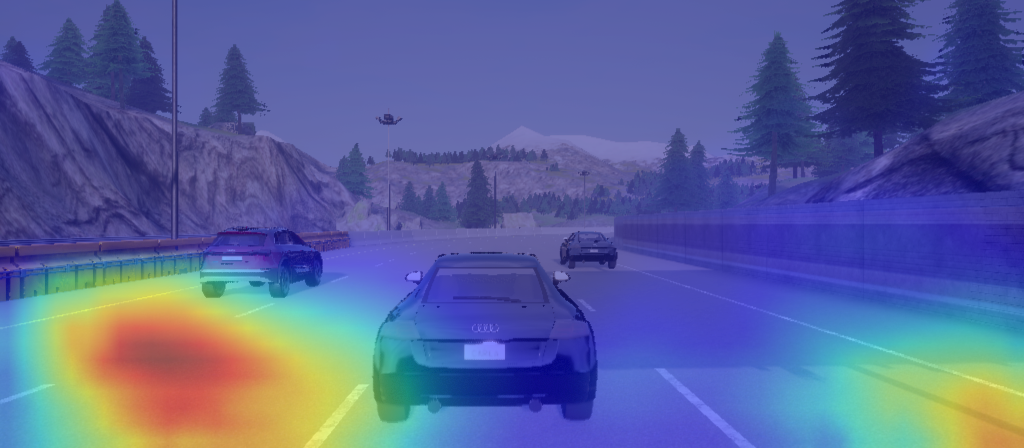
#> input picture heatMap_Images/000002.png, 1024 x 448 px; its folder holds only this picture in this run
$ python pre_Processing.py
#> lines starting #> are read from the running program, lines starting #| are printed output that depends on the picture; long printed decimals are rounded
import os
import numpy as np
import matplotlib.pyplot as plt
from PIL import Image

# I will use this file to preprocessing all the heatmap images into python.

heatmap_directory = "heatMap_Images"

heatmap_images = []

red_means = []

green_means = []

blue_means = []

for filename in os.listdir(heatmap_directory):
    if filename.endswith(".png"):

        image_path = os.path.join(heatmap_directory, filename)
        heatmap_image = Image.open(image_path)
#> heatmap_image is the input picture: PIL image 1024x448 RGB; mean R, G, B 89.4, 99.8, 153.1

        heatmap_array = np.array(heatmap_image)

        # Each pixel value is in the form of intensities in an RGB channel.
        # That is each pixel value is in the form of [82 88, 202] for example - Red, Green, Blue values
        # All these values for every pixel in the image is stored in the heatmap_array variable.

        heatmap_array = heatmap_array / 255.0

        # Normalised Pixel values

        heatmap_images.append(heatmap_array)

heatmap_images = np.array(heatmap_images)

print("Number of heatmap images:", len(heatmap_images))
#| Number of heatmap images: 1

# .shape is a property of NumPy that returns the shape of the array
# For a 2D image, the shape tuple consists of two values: the height and
#the width. In the case of a color image, the third dimension is the number
# of color channels (3 for RGB).abs

# Each image is stored as a NumPy array in the "heat_images" list.


# For each of the heatmap images in the "heatmap_images" array, extract the RGB channles and
# compute the mean values of each of the RGB channels.

for heatmap_array in heatmap_images:

    # Extracting the RGB channels
    red_channel = heatmap_array[:,:,0].flatten()
    green_channel = heatmap_array[:,:,1].flatten()
    blue_channel = heatmap_array[:,:,2].flatten()

    red_mean = np.mean(red_channel)
    green_mean = np.mean(green_channel)
    blue_mean = np.mean(blue_channel)

    red_means.append(red_mean)
    green_means.append(green_mean)
    blue_means.append(blue_mean)
#> this loop made 1 pass
#> (red_mean, green_mean, blue_mean) on pass 1: (0.351, 0.391, 0.601)
#> after the loop, blue_means = [0.601]; green_means = [0.391]; red_means = [0.351]

print(red_means)
#| [0.3506]

#Data
channels = ['Red', 'Green', 'Blue']
means = [red_means, green_means, blue_means]
#> means = [[0.351], [0.391], [0.601]]


# Plot
fig, axs = plt.subplots(3, 1, figsize=(10, 18))

for i, (channel, mean) in enumerate(zip(channels, means)):

    channel_mean = np.mean(mean)
    channel_std = np.std(mean)
    print(channel_std)
    axs[i].hist(mean, bins=20, color=channel.lower(), alpha=0.7)
    axs[i].axvline(x = channel_mean, color = 'black', linestyle = '--', label = f'{channel} Mean: {channel_mean:.2f} ± {channel_std:.4f}')
    axs[i].set_xlabel('Mean Values')
    axs[i].set_ylabel('Frequency')
    axs[i].set_title(f'Distribution of Mean Values for {channel} Channel Intensity')
    axs[i].legend()
#> this loop made 3 passes
#> (channel, mean, channel_mean) on passes 1 to 3: ('Red', [0.351], 0.351), ('Green', [0.391], 0.391), ('Blue', [0.601], 0.601)
#| 0.0
#| 0.0
#| 0.0

# Adjust layout
plt.tight_layout()

# Show plot
plt.show()
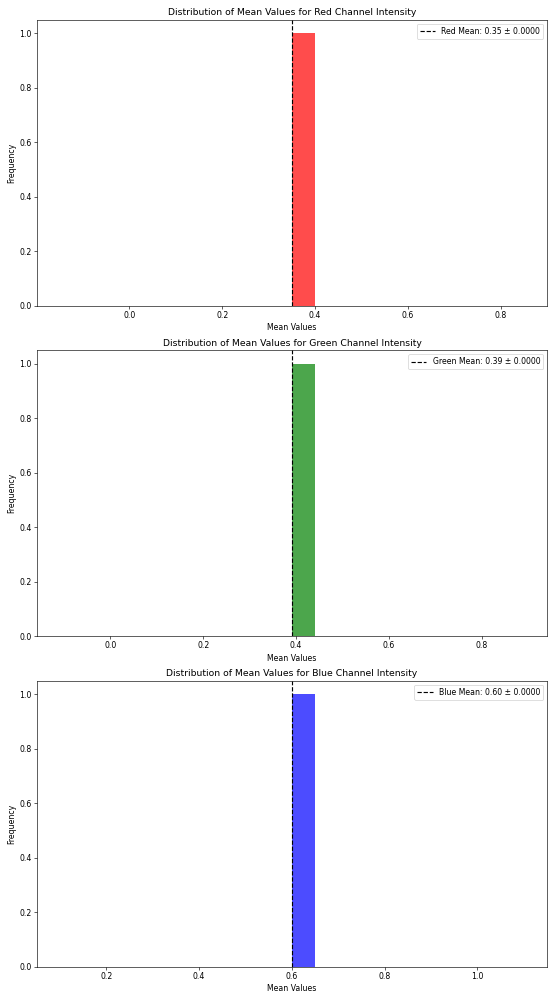
#> figure drawn by matplotlib, 3 panels; panel 1: tallest bar 1 high, from x = 0.351 to 0.401; panel 2: tallest bar 1 high, from x = 0.391 to 0.441; panel 3: tallest bar 1 high, from x = 0.601 to 0.651

# This code will create three seperate histograms for the mean values
# of the red, green, and the blue channels.

$ run again, on heatMap_Images/000011.png
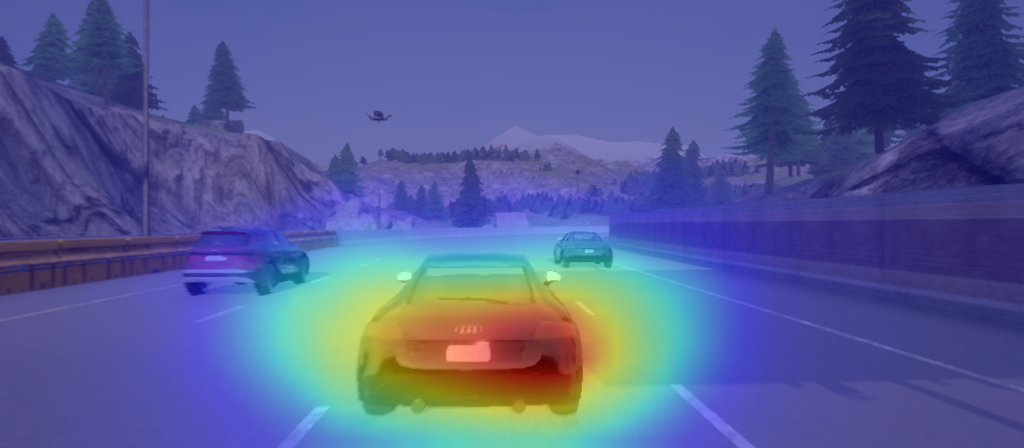
#> input picture heatMap_Images/000011.png, 1024 x 448 px
#> heatmap_image is the input picture: PIL image 1024x448 RGB; mean R, G, B 85.8, 94.9, 148.8
#| Number of heatmap images: 1
#> the loop `for heatmap_array in heatmap_images:` made 1 pass
#> (red_mean, green_mean, blue_mean) on pass 1: (0.336, 0.372, 0.584)
#> after the loop `for heatmap_array in heatmap_images:`: blue_means = [0.584]; green_means = [0.372]; red_means = [0.336]
#| [0.3365]
#> means = [[0.336], [0.372], [0.584]]
#> the loop `for i, (channel, mean) in enumerate(zip(channels, means)): ` made 3 passes
#> (channel, mean, channel_mean) on passes 1 to 3: ('Red', [0.336], 0.336), ('Green', [0.372], 0.372), ('Blue', [0.584], 0.584)
#> (printed output is left out)
#> `plt.show()`:
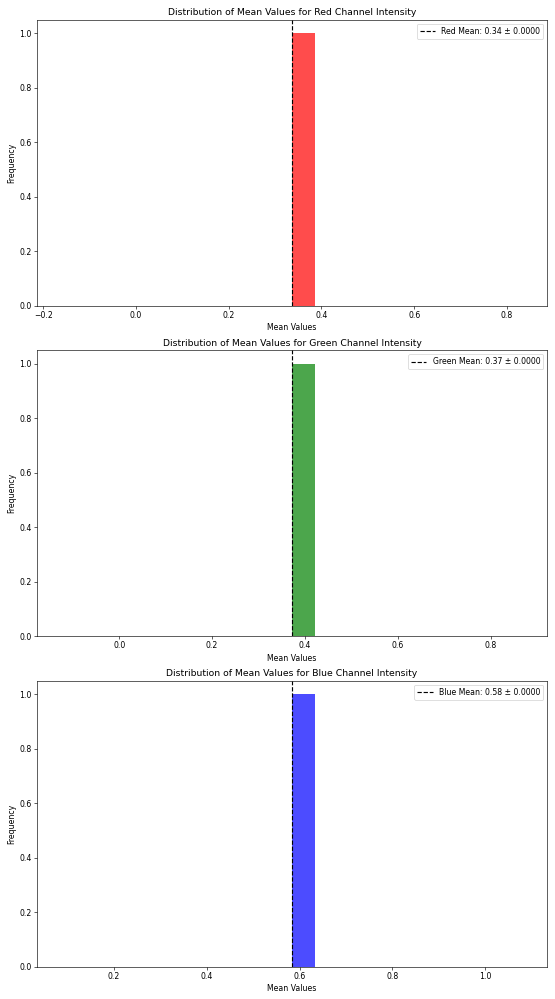
#> figure drawn by matplotlib, 3 panels; panel 1: tallest bar 1 high, from x = 0.336 to 0.386; panel 2: tallest bar 1 high, from x = 0.372 to 0.422; panel 3: tallest bar 1 high, from x = 0.584 to 0.634
